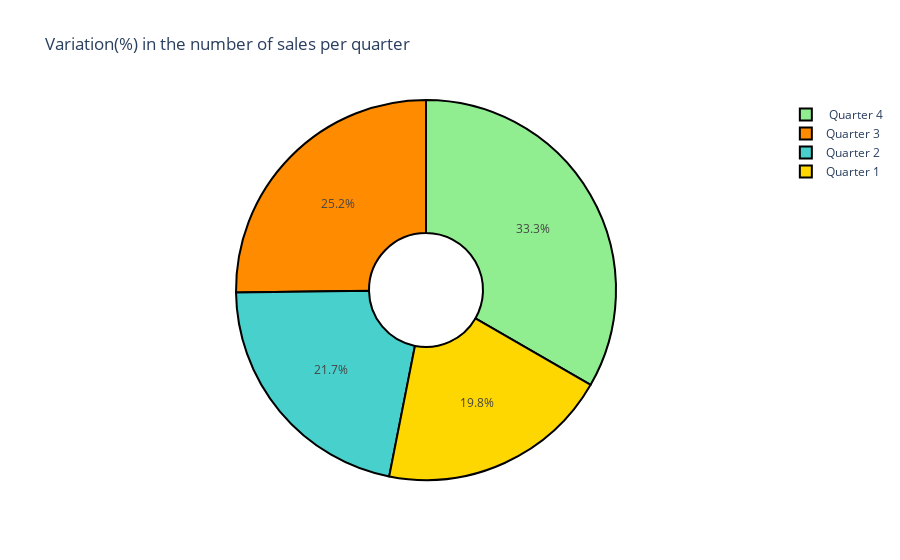

The cell this chart's notebook holds for it:
### Code cell
#Using the make_subplots module of Ploty, plotting  interactive Pie Charts of a grid size 1x1
fig = make_subplots(rows=1, cols=1 , specs=[[{'type':'domain'}]])

#Assigning the respective trace(pie) with the values and labels from the series and index list created above for each quarter

fig.add_trace(go.Pie(labels=["Quarter 1", "Quarter 2", "Quarter 3"," Quarter 4"], values=[a,b,c,d], name="Sales"),
              1, 1)
#For donut like pies and all visi
colors = ['gold', 'mediumturquoise', 'darkorange', 'lightgreen']

fig.update_traces(hole=.3, hoverinfo="label+value+name" ,  marker=dict(colors=colors, line=dict(color='#000000', width=2) ),
                 textposition='inside')

fig.update_layout(title_text="Variation(%) in the number of sales per quarter ")
    
    
                 
fig.show()

### Figure 1 — Plotly figure (JSON) as saved in the notebook; plotly's stock layout.template omitted (floating-point values rounded to 4 significant figures)
{"data": [{"domain": {"x": [0, 1], "y": [0, 1]}, "hole": 0.3, "hoverinfo": "label+value+name", "labels": ["Quarter 1", "Quarter 2", "Quarter 3", " Quarter 4"], "marker": {"colors": ["gold", "mediumturquoise", "darkorange", "lightgreen"], "line": {"color": "#000000", "width": 2}}, "name": "Sales", "textposition": "inside", "type": "pie", "values": [28449, 31200, 36235, 47909]}], "layout": {"title": {"text": "Variation(%) in the number of sales per quarter "}}}
